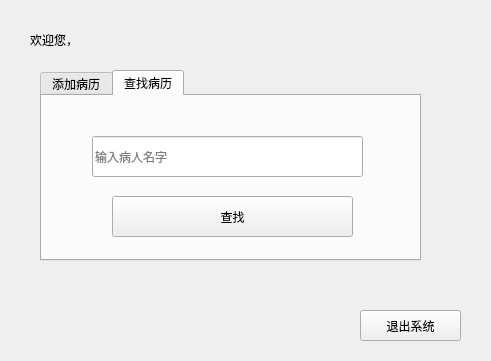
<?xml version="1.0" encoding="UTF-8"?>
<ui version="4.0">
 <class>main_window</class>
 <widget class="QWidget" name="main_window">
  <property name="windowTitle">
   <string>电子病历防篡改存档演示</string>
  </property>
  <widget class="QPushButton" name="exit_button">
   <property name="geometry">
    <rect>
     <x>360</x>
     <y>310</y>
     <width>101</width>
     <height>31</height>
    </rect>
   </property>
   <property name="text">
    <string>退出系统</string>
   </property>
  </widget>
  <widget class="QLabel" name="welcome_label">
   <property name="geometry">
    <rect>
     <x>30</x>
     <y>20</y>
     <width>101</width>
     <height>41</height>
    </rect>
   </property>
   <property name="text">
    <string>欢迎您，</string>
   </property>
   <property name="textFormat">
    <enum>Qt::RichText</enum>
   </property>
  </widget>
  <widget class="QTabWidget" name="tabWidget">
   <property name="geometry">
    <rect>
     <x>40</x>
     <y>70</y>
     <width>381</width>
     <height>191</height>
    </rect>
   </property>
   <property name="currentIndex">
    <number>1</number>
   </property>
   <widget class="QWidget" name="add_record">
    <attribute name="title">
     <string>添加病历</string>
    </attribute>
    <attribute name="whatsThis">
     <string>向数据库中添加一份新的病历</string>
    </attribute>
    <widget class="QPushButton" name="add_button">
     <property name="geometry">
      <rect>
       <x>70</x>
       <y>60</y>
       <width>241</width>
       <height>41</height>
      </rect>
     </property>
     <property name="text">
      <string>添加一份新的病历</string>
     </property>
    </widget>
   </widget>
   <widget class="QWidget" name="search_record">
    <attribute name="title">
     <string>查找病历</string>
    </attribute>
    <attribute name="whatsThis">
     <string>根据病人的名字查找病历</string>
    </attribute>
    <widget class="QLineEdit" name="name_input_edit">
     <property name="geometry">
      <rect>
       <x>50</x>
       <y>40</y>
       <width>271</width>
       <height>41</height>
      </rect>
     </property>
     <property name="placeholderText">
      <string>输入病人名字</string>
     </property>
     <property name="clearButtonEnabled">
      <bool>false</bool>
     </property>
    </widget>
    <widget class="QPushButton" name="search_button">
     <property name="geometry">
      <rect>
       <x>70</x>
       <y>100</y>
       <width>241</width>
       <height>41</height>
      </rect>
     </property>
     <property name="text">
      <string>查找</string>
     </property>
    </widget>
   </widget>
  </widget>
 </widget>
 <resources/>
 <connections/>
</ui>
